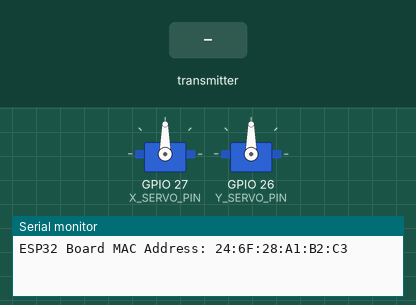
Recording of a program running on a simulated ESP32. Parts: 2 × servo, the last lines printed to the serial monitor. The inputs (shaded band) are chosen by the test bench.

Above: at 4.2 s.
4.3 s: the transmitter starts sending x_cord = 0
At 4.7 s:
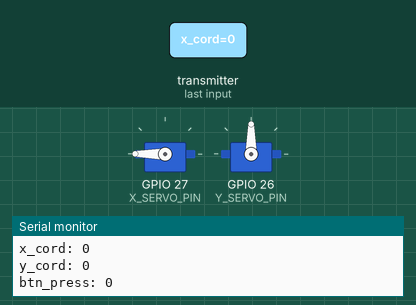
5.8 s: the transmitter starts sending x_cord = 25
At 7.0 s:
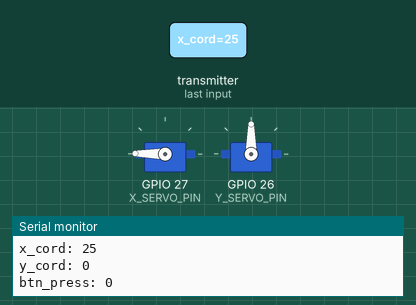
Timing chart, 0 to 8.8 s (numbered marks = the images above; inputs shaded):
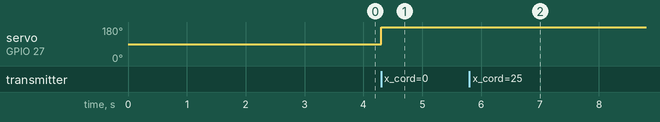

The program:

main.cpp
```cpp
#include <Arduino.h>
#include <WiFi.h>
#include <esp_wifi.h>
#include <esp_now.h>

// I was to lazy to make separate projects for the sentry and the wrangler
// so here are the defines
// always comment accordingly
// if not commented - build for sentry
// if commented - build for wrangler
#define DEPLOY_SENTRY

uint8_t sentry_custom_mac[] = {0xAA, 0xAA, 0xAA, 0xAA, 0xAA, 0xAA};
uint8_t wrangler_custom_mac[] = {0xBB, 0xBB, 0xBB, 0xBB, 0xBB, 0xBB};

typedef struct struct_message {
  double x_cord;
  double y_cord;
  bool btn_pressed;
} struct_message;

// Create a struct_message called myData
struct_message myData;

esp_now_peer_info_t peerInfo;


void initEspNow() {
  // Get MAC Address
  Serial.print("ESP32 Board MAC Address: ");
  Serial.println(WiFi.macAddress());
  // Init ESP-NOW
  if (esp_now_init() != ESP_OK) {
    Serial.println("Error initializing ESP-NOW");
    return;
  }
}


#ifndef DEPLOY_SENTRY
#define DEPLOY_WRANGLER
#endif

#ifdef DEPLOY_SENTRY
#include <ESP32Servo.h>

Servo xServo;
Servo yServo;
const int X_SERVO_PIN = 27;
const int Y_SERVO_PIN = 26;

const double X_SERVO_ANGLE_MAX = 180;
const double X_SERVO_ANGLE_MIN = 0;
const double Y_SERVO_ANGLE_MAX = 115;
const double Y_SERVO_ANGLE_MIN = 80;

int cycle_time = 3000;
int elapsed_time = 0;
int cycle_count = 0;

int curr_angle_x = 90; //set to 90 be default

int approx_def_joystick_offset = 1720;
int joystick_baund = 10; // offset after which things happen (like servo moves)
int joystick_ratio_comp = 1700; // what the offset from joystick is compared to
const double SENSITIVITY = 3;

int prev_t = millis();
int curr_t = millis();


// callback function that will be executed when data is received
void OnDataRecv(const uint8_t * mac, const uint8_t *incomingData, int len) {
  memcpy(&myData, incomingData, sizeof(myData));
  int x = myData.x_cord;
  int y = myData.y_cord;
  bool btn_pressed = myData.btn_pressed;
  Serial.print("Bytes received: ");
  Serial.println(len);
  Serial.print("x_cord: ");
  Serial.println(x);
  Serial.print("y_cord: ");
  Serial.println(y);
  Serial.print("btn_press: ");
  Serial.println(btn_pressed);

  int x_offset = approx_def_joystick_offset - x;
  int y_offset = approx_def_joystick_offset - y;

  if (x_offset > joystick_ratio_comp) x_offset = joystick_ratio_comp;
  if (x_offset < -joystick_ratio_comp) x_offset = -joystick_ratio_comp;
  if (y_offset > joystick_ratio_comp) y = joystick_ratio_comp;
  if (y_offset < -joystick_ratio_comp) y_offset = -joystick_ratio_comp;

  if (joystick_baund - abs(x_offset) < 0) {
    double new_angle_x = 90 + ((double)x_offset / (double)joystick_ratio_comp) * 90;
    if (new_angle_x >= X_SERVO_ANGLE_MIN && new_angle_x <= X_SERVO_ANGLE_MAX) {
      xServo.write(new_angle_x);
    }
  }

  if (joystick_baund - abs(y_offset) < 0) {

  }


}

void setup() {

  xServo.setPeriodHertz(50);
  xServo.attach(X_SERVO_PIN, 500, 2500);

  yServo.setPeriodHertz(50);
  yServo.attach(Y_SERVO_PIN, 500, 2500);

  xServo.write(curr_angle_x);
  yServo.write(90);

  Serial.begin(9600);

  // ESPNow STUFF
  WiFi.mode(WIFI_STA);
  esp_wifi_set_mac(WIFI_IF_STA, sentry_custom_mac);
  initEspNow();
  // Once ESPNow is successfully Init, we will register for recv CB to
  // get recv packer info
  esp_now_register_recv_cb(OnDataRecv);


  delay(3000);
}


void loop() {
  elapsed_time = millis();
  //Serial.println("millis: " + String(elapsed_time));
  cycle_count = floor(elapsed_time / cycle_time);
  //Serial.println("cycle_count: " + String(cycle_count));
  bool dir = cycle_count % 2 == 0 ? true : false;
  //Serial.println("dir: " + String(dir));
  double ratio = (double)(elapsed_time % cycle_time) / (double)cycle_time;
  double angle = dir ? ratio * 180 : 180 - ratio * 180;
  //Serial.println("angle: " + String(angle));
  //xServo.write(angle);


  if (Serial.available() > 0) {
    String input = Serial.readStringUntil('\n');
    double angle = input.toDouble();
    if (angle >= 85 && angle <= 105) {
      yServo.write(angle);
    }
    Serial.println("\nEnter Servo value: ");
  }
}
#endif

#ifdef DEPLOY_WRANGLER

const int JOY_X_PIN = 32;
const int JOY_Y_PIN = 35;
const int JOY_BTN_PIN = 34;

// callback when data is sent
void OnDataSent(const uint8_t *mac_addr, esp_now_send_status_t status) {
  //Serial.print("\r\nLast Packet Send Status:\t");
  //Serial.println(status == ESP_NOW_SEND_SUCCESS ? "Delivery Success" : "Delivery Fail");
}


void setup() {

  Serial.begin(9600);

  // ESPNow STUFF
  WiFi.mode(WIFI_STA);
  esp_wifi_set_mac(WIFI_IF_STA, wrangler_custom_mac);
  initEspNow();
  // Once ESPNow is successfully Init, we will register for Send CB to
  // get the status of Transmitted packet
  esp_now_register_send_cb(OnDataSent);

  // Register peer
  memcpy(peerInfo.peer_addr, sentry_custom_mac, 6);
  peerInfo.channel = 0;
  peerInfo.encrypt = false;

  if (esp_now_add_peer(&peerInfo) != ESP_OK){
    Serial.println("Failed to add peer");
    return;
  }

  // Pins
  pinMode(JOY_BTN_PIN, INPUT_PULLUP);

}

void loop() {

  int joy_x_val = analogRead(JOY_X_PIN); //  0–4095
  int joy_y_val = analogRead(JOY_Y_PIN); //  0–4095
  bool joy_btn_pressed = digitalRead(JOY_BTN_PIN) == LOW;

  // Set values to send
  //strcpy(myData.someString, "THIS IS A CHAR");
  myData.x_cord = joy_x_val;
  myData.y_cord = joy_y_val;
  myData.btn_pressed = joy_btn_pressed;

  // Send message via ESP-NOW
  esp_err_t result = esp_now_send(sentry_custom_mac, (uint8_t *) &myData, sizeof(myData));

  if (result == ESP_OK) {
    Serial.println("Sent with success");
  }
  else {
    Serial.println("Error sending the data");
  }
  //delay(20);
}

#endif
```

Measured:
- after the input at 4.3 s, servo on GPIO 27 (X_SERVO_PIN): 90° → 180° at once
- after the input at 5.8 s, servo on GPIO 27 (X_SERVO_PIN): 180° → 179° at once
